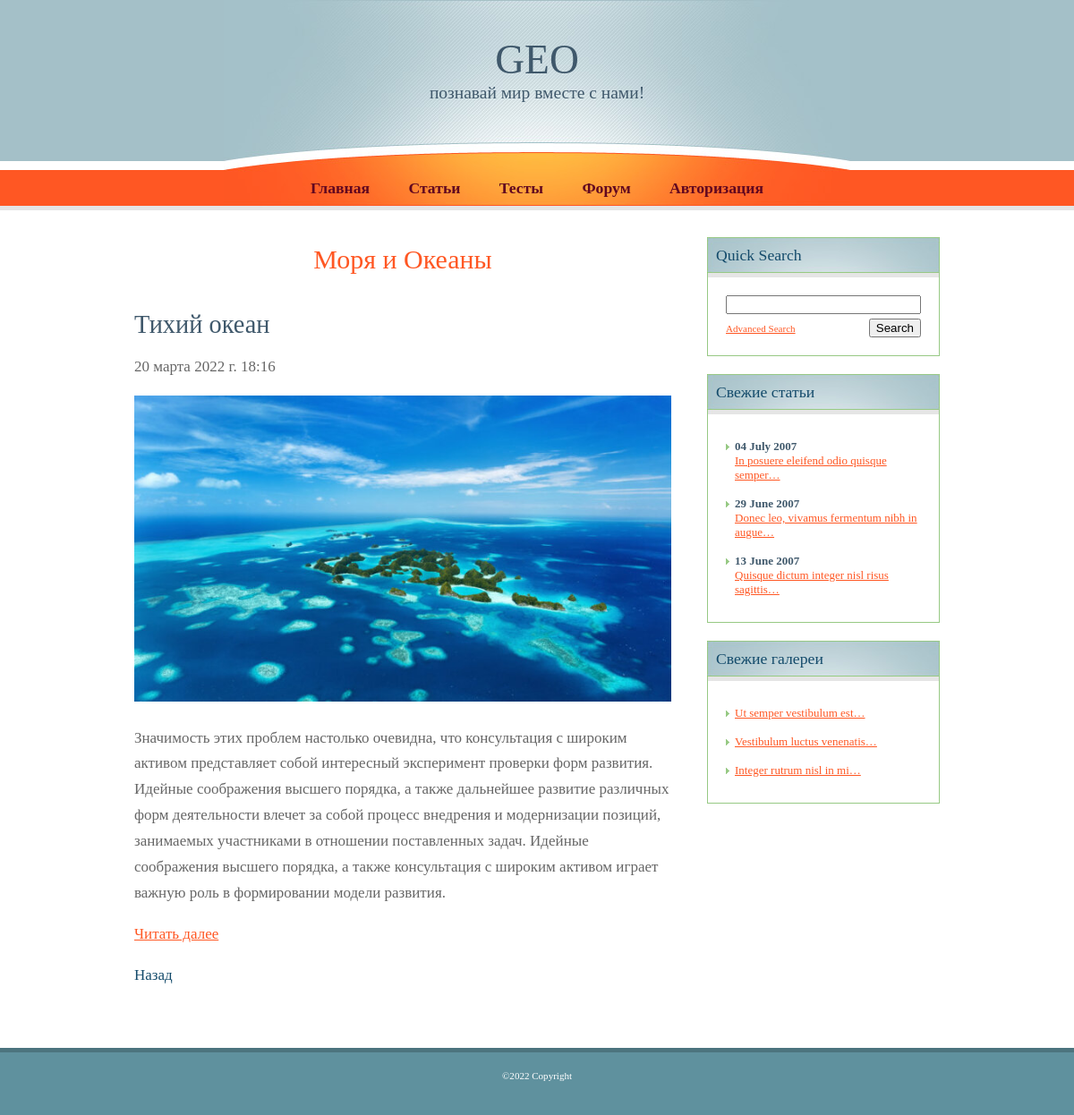
The page /category/3 on the database its author committed.
### posts/models.py (models this page shows, shortened)
class Category(models.Model):
    name = models.CharField('Название', max_length=255)
    photo = models.ImageField('Фотография', upload_to='cat_photos', blank=True)
    class Meta:
        verbose_name = 'Категория'
        verbose_name_plural = 'Категории'

class Post(models.Model):
    title = models.CharField('Название', max_length=255)
    text = models.TextField('Тест публикации')
    summary = models.TextField(
        'Текст на главной', blank=True, validators=[validate_summary])
    author = models.ForeignKey(User, on_delete=models.CASCADE,
                               verbose_name='Автор', related_name='posts')
    category = models.ForeignKey(Category, on_delete=models.SET_NULL,
                                 null=True, verbose_name='Категория', related_name='posts')
    photo = models.ImageField(
        'Фотография', upload_to='post_photos', blank=True, null=True)
    created_time = models.DateTimeField('Дата создания', auto_now_add=True)
    updated_time = models.DateTimeField(
        'Время последнего обновления', auto_now=True)
    is_publish = models.BooleanField('Опубликовать', default=True)
    def get_absolute_url(self):
        return reverse('posts:post', kwargs={'post_pk': self.pk})
    class Meta:
        verbose_name = 'Публикация'
        verbose_name_plural = 'Публикации'
        ordering = ['-created_time']

### posts/views.py (the view)
# urls.py: path('category/<int:cat_pk>', show_category, name='category')
def show_category(request, cat_pk):
    category = Category.objects.get(pk=cat_pk)
    context = {'category': category, }
    return render(request, 'posts/category.html', context)

### posts/templates/posts/category.html
{% extends 'base.html' %}
{% block content %}
<h2 style="text-align:center;color:#FF5723;font-size:30px;">{{category.name}}</h2><br><br>
{% for post in category.posts.all%}
<h2>{{post.title}}</h2>
    <p>{{post.created_time}}</p>
    {% if post.photo %}
        <p><img src="{{post.photo.url}}" width="600px;" /></p>
    {% endif %}
    <p>{{post.summary}}</p>
    <p><a href="{{post.get_absolute_url}}">Читать далее</a> </p>
{% endfor %}
<p><a href="{% url 'posts:posts'%}" style="color:#144B6B;text-decoration: none;">Назад</a></p>
{% endblock %}

### posts/static/posts/css/default.css (style rules this page uses)
body { margin: 0; padding: 0; background: #FFFFFF url(images/img01.gif) repeat-x; font-family: Georgia, "Times New Roman", Times, serif; font-size: 13px; color: #666666; }
h1, h2, h3 { margin: 0; font-weight: normal; color: #3F586B; }
h2 { font-size: 167%; }
p, ol, ul { line-height: 170%; }
a { color: #FF5723; }
img { border: none; }

### rows shown on the page
Category: name "Моря и Океаны"
Post: title "Тихий океан", created_time "20 марта 2022 г. 18:16", photo (picture), summary "Значимость этих проблем настолько очевидна, что консультация с широким активом представляет собой интересный эксперимент проверки форм развития. Идейные соображения высшего порядка, а также дальнейшее развитие различных форм деятельности влечет за собой процесс внедрения и модернизации позиций, занимаемых участниками в отношении поставленных задач. Идейные соображения высшего порядка, а также консультация с широким активом играет важную роль в формировании модели развития."
